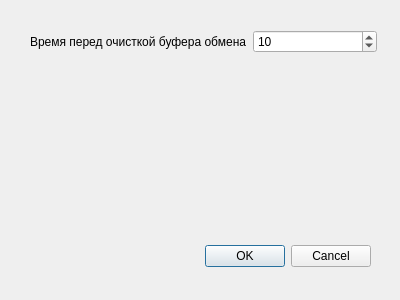
<?xml version="1.0" encoding="UTF-8"?>
<ui version="4.0">
 <class>Dialog</class>
 <widget class="QDialog" name="Dialog">
  <property name="geometry">
   <rect>
    <x>0</x>
    <y>0</y>
    <width>400</width>
    <height>300</height>
   </rect>
  </property>
  <property name="minimumSize">
   <size>
    <width>400</width>
    <height>300</height>
   </size>
  </property>
  <property name="maximumSize">
   <size>
    <width>400</width>
    <height>300</height>
   </size>
  </property>
  <property name="windowTitle">
   <string>Password Saver - Настройки</string>
  </property>
  <property name="windowIcon">
   <iconset resource="../resource/res.qrc">
    <normaloff>:/resource/image/key.ico</normaloff>:/resource/image/key.ico</iconset>
  </property>
  <widget class="QDialogButtonBox" name="buttonBox">
   <property name="geometry">
    <rect>
     <x>30</x>
     <y>240</y>
     <width>341</width>
     <height>32</height>
    </rect>
   </property>
   <property name="orientation">
    <enum>Qt::Horizontal</enum>
   </property>
   <property name="standardButtons">
    <set>QDialogButtonBox::Cancel|QDialogButtonBox::Ok</set>
   </property>
  </widget>
  <widget class="QWidget" name="formLayoutWidget">
   <property name="geometry">
    <rect>
     <x>30</x>
     <y>30</y>
     <width>347</width>
     <height>181</height>
    </rect>
   </property>
   <layout class="QFormLayout" name="formLayout">
    <item row="0" column="0">
     <widget class="QLabel" name="label">
      <property name="text">
       <string>Время перед очисткой буфера обмена</string>
      </property>
     </widget>
    </item>
    <item row="0" column="1">
     <widget class="QSpinBox" name="spinBox">
      <property name="value">
       <number>10</number>
      </property>
     </widget>
    </item>
   </layout>
  </widget>
 </widget>
 <resources>
  <include location="../resource/res.qrc"/>
 </resources>
 <connections>
  <connection>
   <sender>buttonBox</sender>
   <signal>accepted()</signal>
   <receiver>Dialog</receiver>
   <slot>accept()</slot>
   <hints>
    <hint type="sourcelabel">
     <x>248</x>
     <y>254</y>
    </hint>
    <hint type="destinationlabel">
     <x>157</x>
     <y>274</y>
    </hint>
   </hints>
  </connection>
  <connection>
   <sender>buttonBox</sender>
   <signal>rejected()</signal>
   <receiver>Dialog</receiver>
   <slot>reject()</slot>
   <hints>
    <hint type="sourcelabel">
     <x>316</x>
     <y>260</y>
    </hint>
    <hint type="destinationlabel">
     <x>286</x>
     <y>274</y>
    </hint>
   </hints>
  </connection>
 </connections>
</ui>
